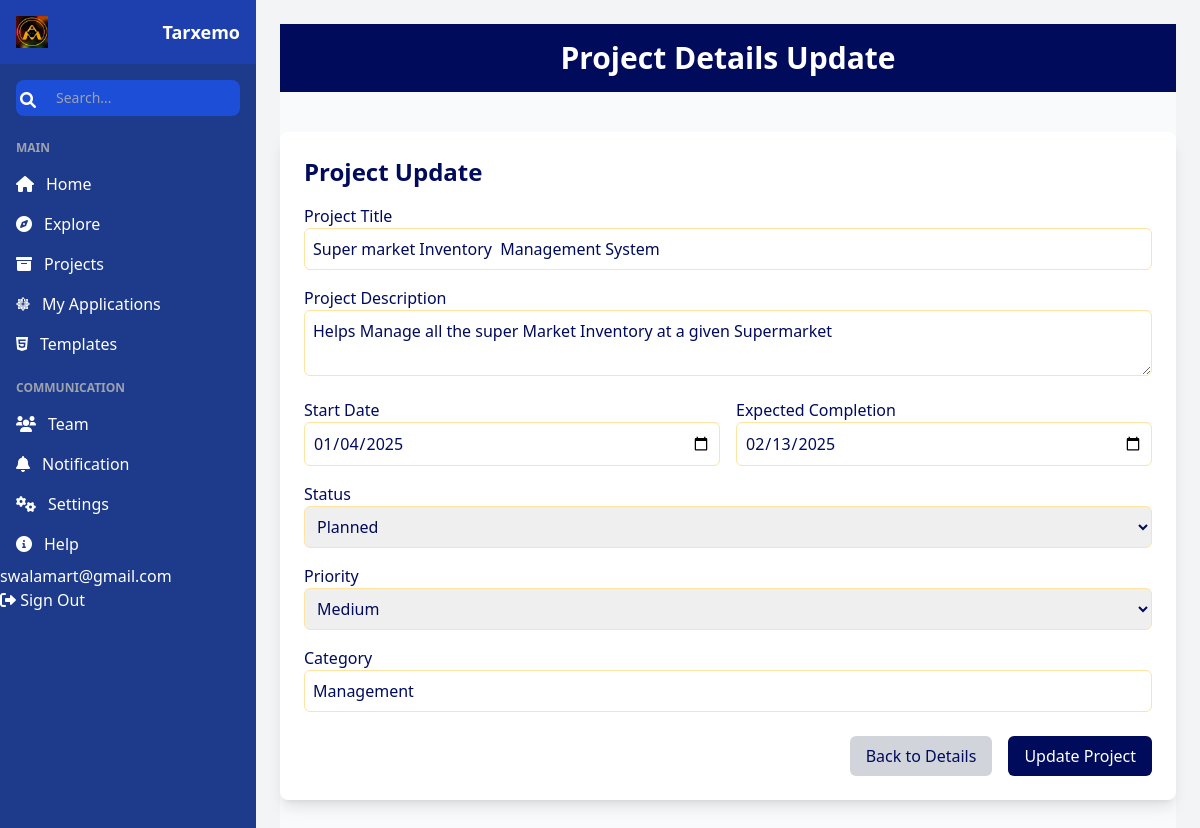
The page /idd/project_Details/edit/5/ (signed in) on the database its author committed.
### authApp/models.py (models this page shows, shortened)
class CustomUser(AbstractBaseUser, PermissionsMixin):
    email = models.EmailField(unique=True)
    first_name = models.CharField(max_length=30, blank=True)
    last_name = models.CharField(max_length=30, blank=True)
    is_active = models.BooleanField(default=True)
    is_staff = models.BooleanField(default=False)
    username = models.CharField(max_length=100, unique=True, null=True, blank=True)
    objects = CustomUserManager()
    USERNAME_FIELD = 'email'
    REQUIRED_FIELDS = []

### idd/models.py (models this page shows, shortened)
class Project(models.Model):
    STATUS_CHOICES = [
        ('planned', 'Planned'),
        ('in_progress', 'In Progress'),
        ('completed', 'Completed'),
    ]
    PRIORITY_CHOICES = [
        ('high', 'High'),
        ('medium', 'Medium'),
        ('low', 'Low'),
    ]
    title = models.CharField(max_length=200)
    description = models.TextField()
    start_date = models.DateField(null=True, blank=True)
    expected_completion_date = models.DateField(null=True, blank=True)
    status = models.CharField(max_length=20, choices=STATUS_CHOICES, default='planned')
    priority = models.CharField(max_length=20, choices=PRIORITY_CHOICES, default='medium')
    category = models.CharField(max_length=100, blank=True)
    owner = models.ForeignKey(CustomUser, on_delete=models.CASCADE, related_name="projects")
    applications = models.ManyToManyField('Application', related_name='projects')  # Many-to-many relationship
    created_at = models.DateTimeField(auto_now_add=True)
    updated_at = models.DateTimeField(auto_now=True)

### idd/views.py (the view)
# urls.py: path('project_Details/edit/<int:project_id>/', details_for_project, name='edit_project'),
def details_for_project(request, project_id):
    project = get_object_or_404(Project, id=project_id, owner=request.user)
    return render(request, 'edit_Project.html', {'project': project})

### authApp/autoLogoutMiddleware.py (called while the page is built, shortened)
    def __call__(self, request):
        if request.user.is_authenticated:
            last_activity = request.session.get('last_activity')
            current_time = now()
            request.session['last_activity'] = current_time.isoformat()
        return self.get_response(request)

### idd/templates/edit_Project.html (shortened to what this page needs)
{% extends 'homepage.html'%}
{% load static%}
{% block content%}
<div class="bg-[#F9FAFB] text-[#000B5B] font-sans">
    <div class="min-h-screen flex flex-col items-center">
        <header class="bg-[#000B5B] w-full py-4 text-white">
            <h1 class="text-center text-3xl font-bold">Project Details Update</h1>
        </header>
        <div class="w-full max-w-5xl mx-auto mt-10 bg-white rounded-lg shadow-lg p-6">
            <h2 class="text-2xl font-semibold text-[#000B5B] mb-4">Project Update</h2>
            <form method="POST" action="{% url 'Update_changes' project.id %}">
                <div class="space-y-4">
                    <div>
                        <label for="title" class="block text-[#000B5B] font-medium">Project Title</label>
                        <input type="text" name="title" value="{{ project.title }}" required
                               class="w-full p-2 border border-[#FFE3A1] rounded-md focus:outline-none focus:ring-2 focus:ring-[#FFE3A1]">
                    </div>
                    <div>
                        <label for="description" class="block text-[#000B5B] font-medium">Project Description</label>
                        <textarea name="description" required
                                  class="w-full p-2 border border-[#FFE3A1] rounded-md focus:outline-none focus:ring-2 focus:ring-[#FFE3A1]">{{ project.description }}</textarea>
                    </div>
                    <div class="grid grid-cols-2 gap-4">
                        <div>
                            <label for="start_date" class="block text-[#000B5B] font-medium">Start Date</label>
                            <input type="date" name="start_date" value="{{ project.start_date|date:'Y-m-d' }}"
                                   class="w-full p-2 border border-[#FFE3A1] rounded-md focus:outline-none focus:ring-2 focus:ring-[#FFE3A1]">
                        </div>
                        <div>
                            <label for="expected_completion_date" class="block text-[#000B5B] font-medium">Expected Completion</label>
                            <input type="date" name="expected_completion_date" value="{{ project.expected_completion_date|date:'Y-m-d' }}"
                                   class="w-full p-2 border border-[#FFE3A1] rounded-md focus:outline-none focus:ring-2 focus:ring-[#FFE3A1]">
                        </div>
                    </div>
                    <div>
                        <label for="status" class="block text-[#000B5B] font-medium">Status</label>
                        <select name="status"
                                class="w-full p-2 border border-[#FFE3A1] rounded-md focus:outline-none focus:ring-2 focus:ring-[#FFE3A1]">
                            <option value="planned" {% if project.status == 'planned' %}selected{% endif %}>Planned</option>
                        </select>
                    </div>
                    <div>
                        <label for="priority" class="block text-[#000B5B] font-medium">Priority</label>
                        <select name="priority"
                                class="w-full p-2 border border-[#FFE3A1] rounded-md focus:outline-none focus:ring-2 focus:ring-[#FFE3A1]">
                            <option value="medium" {% if project.priority == 'medium' %}selected{% endif %}>Medium</option>
                        </select>
                    </div>
                    <div>
                        <label for="category" class="block text-[#000B5B] font-medium">Category</label>
                        <input type="text" name="category" value="{{ project.category }}"
                               class="w-full p-2 border border-[#FFE3A1] rounded-md focus:outline-none focus:ring-2 focus:ring-[#FFE3A1]">
                    </div>
                </div>
                <div class="mt-6 flex justify-end space-x-4">
                    <button type="button"
                            class="bg-gray-300 text-[#000B5B] px-4 py-2 rounded-md hover:bg-gray-400 focus:outline-none">
                        <a href="{% url 'project_information'  project.id %}"> Back to Details</a>
                    </button>
                    <button type="submit"
                            class="bg-[#000B5B] text-white px-4 py-2 rounded-md hover:bg-[#FFE3A1] focus:outline-none">
                        Update Project
                    </button>
                </div>
            </form>
        </div>
    </div>
</div>
{% endblock%}

### idd/templates/homepage.html (shortened to what this page needs)
<!DOCTYPE html>
<html lang="en">
<head>
  {% load static %}
  <script src="https://cdn.tailwindcss.com"></script>
  <link href="https://cdnjs.cloudflare.com/ajax/libs/font-awesome/6.0.0-beta3/css/all.min.css" rel="stylesheet">
</head>
<body class="bg-gray-100 font-sans text-gray-800">
  <div class="flex flex-col h-screen lg:flex-row">
    <aside id="sidebar" class="hidden lg:block lg:w-64 bg-blue-900 text-white min-h-screen lg:relative lg:flex-shrink-0">
      <div class="flex flex-col h-full">
        <div class="flex items-center justify-between px-4 py-4 bg-blue-800">
          <img src="{% static 'logo.jpeg' %}" alt="Logo" class="h-8 w-8">
          <span class="text-lg font-semibold">Tarxemo</span>
        </div>
        <div class="relative px-4 mt-4">
          <input type="text" placeholder="Search..." class="w-full py-2 pl-10 pr-4 text-sm rounded-lg bg-blue-700 text-white focus:ring-2 focus:ring-yellow-500 outline-none">
          <i class="fas fa-search absolute left-5 top-3 text-white"></i>
        </div>
        <nav class="mt-6 flex-grow">
          <ul>
            <li class="text-xs uppercase font-semibold text-gray-400 px-4 mb-2">Main</li>
            <li>
              <a href="#home" class="flex items-center px-4 py-2 hover:bg-blue-700 transition">
                <i class="fas fa-home mr-3"></i> <span>Home</span>
              </a>
            </li>
            <li>
              <a href="{% url 'templates_gallery' %}" class="flex items-center px-4 py-2 hover:bg-blue-700 transition">
                <i class="fas fa-compass mr-3"></i> <span>Explore</span>
              </a>
            </li>
            <li>
              <a href="{% url 'my_projects_list'%}" title="myProjects" class="flex items-center px-4 py-2 hover:bg-blue-700 transition">
                <i class="fas fa-archive mr-3"></i><span>Projects</span>
              </a>
            </li>
            <li>
              <a href="{% url 'my_projects_list'%}" title="Apps" class="tooltip flex items-center px-4 py-2 hover:bg-blue-700 transition">
                <i class="fa-brands fa-centos mr-3"></i>
                 <span class="tooltip__content">My Applications</span>
              </a>
            </li>
            <li>
              <a href="{% url 'template_list'%}" title="Templates" class="tooltip flex items-center px-4 py-2 hover:bg-blue-700 transition">
                <i class="fa-brands fa-html5 mr-3"></i>
                 <span class="tooltip__content">Templates</span>
              </a>
            </li>
            <li class="text-xs uppercase font-semibold text-gray-400 px-4 mt-4 mb-2">Communication</li>
            <li>
              <a href="#Team" class="flex items-center px-4 py-2 hover:bg-blue-700 transition">
                <i class="fas fa-users mr-3"></i> <span>Team</span>
              </a>
            </li>
            <li>
              <a href="#notification" class="flex items-center px-4 py-2 hover:bg-blue-700 transition">
                <i class="fas fa-bell mr-3"></i> <span>Notification</span>
              </a>
            </li>
            <div class="sidebar-links bottom-links">
              <ul>
                <li>
                  <a href="#settings" title="Settings" class="tooltip flex items-center px-4 py-2 hover:bg-blue-700 transition">
                    <i class="fas fa-cogs mr-3"></i>
                    <span class="link hide">Settings</span>
                   </a>
                </li>
                <li>
                  <a href="#help" title="Help" class="tooltip flex items-center px-4 py-2 hover:bg-blue-700 transition">
                    <i class="fas fa-info-circle mr-3"></i>
                     <span class="tooltip__content">Help</span>
                  </a>
                </li>
              </ul>
            </div>
            <div class="sidebar__profile">
              <section class="avatar__name hide">
                <div class="user-name">{{user.username}}</div>
               </section>
              <a href="{% url 'logout' %}" title="Sign Out" class="tooltip">
                <i class="fas fa-right-from-bracket"></i>
                <span class="tooltip__content">Sign Out</span>
              </a>
            </div>
          </ul>
        </nav>
      </div>
    </aside>
    <main class="flex-1 p-6 overflow-y-auto">
      {% block content %}
      {% endblock %}
    </main>
  </div>
</body>
</html>

### rows shown on the page
CustomUser: username "swalamart@gmail.com"
Project: title "Super market Inventory Management System", description "Helps Manage all the super Market Inventory at a given Supermarket", start_date "01/04/2025", expected_completion_date "02/13/2025", status "Planned", priority "Medium", category "Management"
